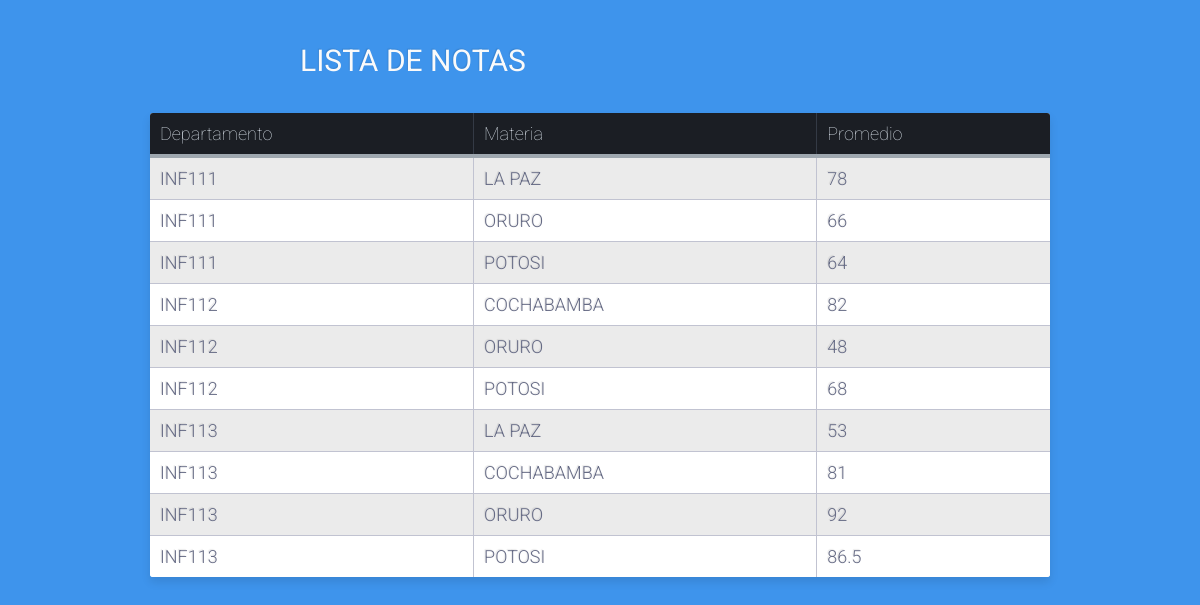
The app's page /notas.php?id=8291463 with its own data.
### tables this page shows
CREATE TABLE `materia` (
  `id_materia` int(11) NOT NULL,
  `sigla` varchar(10) DEFAULT NULL,
  `carrera_fk` int(11) DEFAULT NULL
);

CREATE TABLE `departamento` (
  `cod_ine` varchar(2) NOT NULL,
  `abreviatura` varchar(2) NOT NULL,
  `departamento` varchar(15) NOT NULL
);

### notas.php (the view, shortened to what this page needs)
<!DOCTYPE html>
<html lang="es">
<head>
	<link rel="stylesheet" type="text/css" href="css/estilos.css">
</head>
<body>
	<?php
		$nombre = $_GET["id"];
		include "conexion.inc.php";
	?>
	<div class="table-title">
		<h3>Lista de Notas</h3>
	</div>
	<form action="notas.php" method="GET">
		<table class="table-fill">
			<thead>
				<tr>
					<th class="text-left">Departamento</th>
					<th class="text-left">Materia</th>
					<th class="text-left">Promedio</th>
				</tr>
			</thead>
			<tbody class="table-hover">
				<?php
					for ($i=1; $i <= 9; $i++) {
						$contador = 0;
						$promedio = 0;
						for ($j=1; $j <= 9; $j++) {
							$dpto = '0'.$j;
							$sql = "SELECT id_materia,sigla,cod_ine,departamento,notaFinal FROM docente
									INNER JOIN materia ON docente.materia_fk=materia.id_materia
									INNER JOIN nota ON nota.materia_fk=materia.id_materia
									INNER JOIN persona ON persona.ci=nota.id_persona
									INNER JOIN departamento ON persona.departamento_fk=departamento.cod_ine
									WHERE docente.docente_fk='$nombre'
									ORDER BY departamento";
							$query = mysqli_query($conn, $sql);
							while ($fila = mysqli_fetch_array($query)) {
								if ($fila["id_materia"]==$i && $fila["cod_ine"]==$dpto) {
									$materia = $fila["sigla"];
									$departamento = $fila["departamento"];
									$promedio = $promedio+$fila["notaFinal"];
									$contador++;
								}
							}
							if ($contador>0) {
								$promedio = $promedio/$contador;
								echo '<tr>';
								echo	'<td class="text-left">'.$materia.'</td>';
								echo	'<td class="text-left">'.$departamento.'</td>';
								echo	'<td class="text-left">'.$promedio.'</td>';
								echo '</tr>';
							}
							$contador = 0;
							$promedio = 0;
						}
					}
				 ?>
			</tbody>
		</table>
	</form>
</body>
</html>

### css/estilos.css (style rules this page uses)
body { background-color: #3e94ec; font-family: "Roboto", helvetica, arial, sans-serif; font-size: 16px; font-weight: 400; text-rendering: optimizeLegibility; }
div.table-title { display: block; margin: auto; max-width: 600px; padding:5px; width: 100%; }
.table-title h3 { color: #fafafa; font-size: 30px; font-weight: 400; font-style:normal; font-family: "Roboto", helvetica, arial, sans-serif; text-shadow: -1px -1px 1px rgba(0, 0, 0, 0.1); text-transform:uppercase; }
.table-fill { background: white; border-radius:3px; border-collapse: collapse; height: auto; margin: auto; max-width: 900px; padding:5px; width: 100%; box-shadow: 0 5px 10px rgba(0, 0, 0, 0.1); animation: float 5s infinite; }
th { color:#D5DDE5;; background:#1b1e24; border-bottom:4px solid #9ea7af; border-right: 1px solid #343a45; font-size:18px; font-weight: 100; padding:10px; text-align:left; text-shadow: 0 1px 1px rgba(0, 0, 0, 0.1); vertical-align:middle; }
th:first-child { border-top-left-radius:3px; }
th:last-child { border-top-right-radius:3px; border-right:none; }
tr { border-top: 1px solid #C1C3D1; border-bottom-: 1px solid #C1C3D1; color:#666B85; font-size:16px; font-weight:normal; text-shadow: 0 1px 1px rgba(256, 256, 256, 0.1); }
tr:first-child { border-top:none; }
tr:last-child { border-bottom:none; }
tr:nth-child(odd) td { background:#EBEBEB; }
tr:last-child td:first-child { border-bottom-left-radius:3px; }
tr:last-child td:last-child { border-bottom-right-radius:3px; }
td { background:#FFFFFF; padding:10px; text-align:left; vertical-align:middle; font-weight:300; font-size:18px; text-shadow: -1px -1px 1px rgba(0, 0, 0, 0.1); border-right: 1px solid #C1C3D1; }
td:last-child { border-right: 0px; }
th.text-left { text-align: left; }
td.text-left { text-align: left; }

### records on screen
materia: sigla "INF111", departamento.departamento "LA PAZ", promedio "78", departamento.departamento "ORURO", promedio "66", departamento.departamento "POTOSI", promedio "64"
materia: sigla "INF112", departamento.departamento "COCHABAMBA", promedio "82", departamento.departamento "ORURO", promedio "48", departamento.departamento "POTOSI", promedio "68"
materia: sigla "INF113", departamento.departamento "LA PAZ", promedio "53", departamento.departamento "COCHABAMBA", promedio "81", departamento.departamento "ORURO", promedio "92", departamento.departamento "POTOSI", promedio "86.5"
